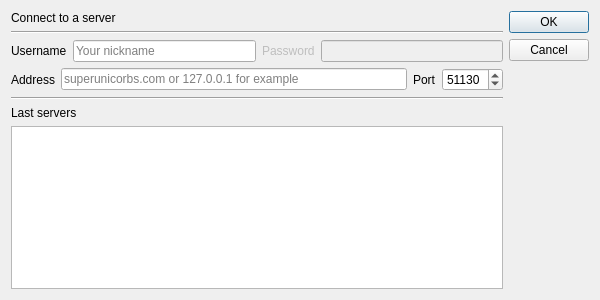
<?xml version="1.0" encoding="UTF-8"?>
<ui version="4.0">
 <class>ConnectDialog</class>
 <widget class="QDialog" name="ConnectDialog">
  <property name="minimumSize">
   <size>
    <width>600</width>
    <height>300</height>
   </size>
  </property>
  <property name="maximumSize">
   <size>
    <width>600</width>
    <height>300</height>
   </size>
  </property>
  <property name="windowTitle">
   <string>Connect to a server</string>
  </property>
  <layout class="QHBoxLayout" name="horizontalLayout">
   <item>
    <layout class="QVBoxLayout" name="verticalLayout">
     <item>
      <widget class="QLabel" name="informationLabel">
       <property name="text">
        <string>Connect to a server</string>
       </property>
      </widget>
     </item>
     <item>
      <widget class="Line" name="line2">
       <property name="orientation">
        <enum>Qt::Horizontal</enum>
       </property>
      </widget>
     </item>
     <item>
      <layout class="QHBoxLayout" name="nameHorizontalLayout">
       <item>
        <widget class="QLabel" name="nameLabel">
         <property name="text">
          <string>Username</string>
         </property>
        </widget>
       </item>
       <item>
        <widget class="QLineEdit" name="nameLineEdit">
         <property name="placeholderText">
          <string>Your nickname</string>
         </property>
        </widget>
       </item>
       <item>
        <widget class="QLabel" name="passwordLabel">
         <property name="enabled">
          <bool>false</bool>
         </property>
         <property name="text">
          <string>Password</string>
         </property>
        </widget>
       </item>
       <item>
        <widget class="QLineEdit" name="passwordLineEdit">
         <property name="enabled">
          <bool>false</bool>
         </property>
         <property name="echoMode">
          <enum>QLineEdit::Password</enum>
         </property>
        </widget>
       </item>
      </layout>
     </item>
     <item>
      <layout class="QHBoxLayout" name="mainHorizontalLayout">
       <item>
        <widget class="QLabel" name="addressLabel">
         <property name="text">
          <string>Address</string>
         </property>
        </widget>
       </item>
       <item>
        <widget class="QLineEdit" name="adressLineEdit">
         <property name="placeholderText">
          <string>superunicorbs.com or 127.0.0.1 for example</string>
         </property>
        </widget>
       </item>
       <item>
        <widget class="QLabel" name="portLabel">
         <property name="text">
          <string>Port</string>
         </property>
        </widget>
       </item>
       <item>
        <widget class="QSpinBox" name="portSpinBox">
         <property name="minimum">
          <number>1</number>
         </property>
         <property name="maximum">
          <number>65536</number>
         </property>
         <property name="value">
          <number>51130</number>
         </property>
        </widget>
       </item>
      </layout>
     </item>
     <item>
      <widget class="Line" name="line">
       <property name="orientation">
        <enum>Qt::Horizontal</enum>
       </property>
      </widget>
     </item>
     <item>
      <widget class="QLabel" name="lastServersLabel">
       <property name="text">
        <string>Last servers</string>
       </property>
      </widget>
     </item>
     <item>
      <widget class="QListWidget" name="listWidget"/>
     </item>
    </layout>
   </item>
   <item>
    <widget class="QDialogButtonBox" name="buttonBox">
     <property name="orientation">
      <enum>Qt::Vertical</enum>
     </property>
     <property name="standardButtons">
      <set>QDialogButtonBox::Cancel|QDialogButtonBox::Ok</set>
     </property>
    </widget>
   </item>
  </layout>
 </widget>
 <resources/>
 <connections>
  <connection>
   <sender>buttonBox</sender>
   <signal>accepted()</signal>
   <receiver>ConnectDialog</receiver>
   <slot>accept()</slot>
   <hints>
    <hint type="sourcelabel">
     <x>248</x>
     <y>254</y>
    </hint>
    <hint type="destinationlabel">
     <x>157</x>
     <y>274</y>
    </hint>
   </hints>
  </connection>
  <connection>
   <sender>buttonBox</sender>
   <signal>rejected()</signal>
   <receiver>ConnectDialog</receiver>
   <slot>reject()</slot>
   <hints>
    <hint type="sourcelabel">
     <x>316</x>
     <y>260</y>
    </hint>
    <hint type="destinationlabel">
     <x>286</x>
     <y>274</y>
    </hint>
   </hints>
  </connection>
 </connections>
</ui>
